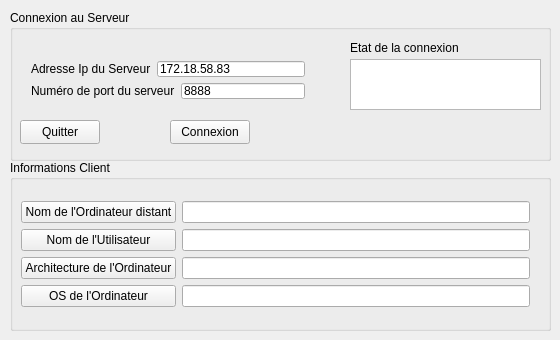
<?xml version="1.0" encoding="UTF-8"?>
<ui version="4.0">
 <class>Client</class>
 <widget class="QWidget" name="Client">
  <property name="geometry">
   <rect>
    <x>0</x>
    <y>0</y>
    <width>560</width>
    <height>340</height>
   </rect>
  </property>
  <property name="windowTitle">
   <string>Client</string>
  </property>
  <widget class="QGroupBox" name="groupBox_ConnexionServeur">
   <property name="geometry">
    <rect>
     <x>10</x>
     <y>10</y>
     <width>541</width>
     <height>151</height>
    </rect>
   </property>
   <property name="title">
    <string>Connexion au Serveur</string>
   </property>
   <widget class="QPushButton" name="pushButton_Connexion">
    <property name="geometry">
     <rect>
      <x>160</x>
      <y>110</y>
      <width>80</width>
      <height>24</height>
     </rect>
    </property>
    <property name="text">
     <string>Connexion</string>
    </property>
   </widget>
   <widget class="QTextEdit" name="textEdit_EtatConnexion">
    <property name="enabled">
     <bool>true</bool>
    </property>
    <property name="geometry">
     <rect>
      <x>340</x>
      <y>49</y>
      <width>191</width>
      <height>51</height>
     </rect>
    </property>
    <property name="font">
     <font>
      <family>URW Bookman L</family>
      <weight>75</weight>
      <bold>true</bold>
     </font>
    </property>
    <property name="mouseTracking">
     <bool>false</bool>
    </property>
    <property name="readOnly">
     <bool>true</bool>
    </property>
   </widget>
   <widget class="QPushButton" name="pushButton_Quitter">
    <property name="geometry">
     <rect>
      <x>10</x>
      <y>110</y>
      <width>80</width>
      <height>24</height>
     </rect>
    </property>
    <property name="text">
     <string>Quitter</string>
    </property>
   </widget>
   <widget class="QLabel" name="label_EtatConnexion">
    <property name="geometry">
     <rect>
      <x>340</x>
      <y>30</y>
      <width>131</width>
      <height>16</height>
     </rect>
    </property>
    <property name="text">
     <string>Etat de la connexion</string>
    </property>
   </widget>
   <widget class="QWidget" name="">
    <property name="geometry">
     <rect>
      <x>10</x>
      <y>40</y>
      <width>296</width>
      <height>60</height>
     </rect>
    </property>
    <layout class="QVBoxLayout" name="verticalLayout">
     <item>
      <layout class="QHBoxLayout" name="horizontalLayout">
       <item>
        <widget class="QLabel" name="label_AdresseIp">
         <property name="text">
          <string>Adresse Ip du Serveur</string>
         </property>
        </widget>
       </item>
       <item>
        <widget class="QLineEdit" name="lineEdit_AdresseIpServeur">
         <property name="text">
          <string>172.18.58.83</string>
         </property>
        </widget>
       </item>
      </layout>
     </item>
     <item>
      <layout class="QHBoxLayout" name="horizontalLayout_2">
       <item>
        <widget class="QLabel" name="label_NumeroPortServeur">
         <property name="text">
          <string>Numéro de port du serveur</string>
         </property>
        </widget>
       </item>
       <item>
        <widget class="QLineEdit" name="lineEdit_NumeroPortServeur">
         <property name="text">
          <string>8888</string>
         </property>
        </widget>
       </item>
      </layout>
     </item>
    </layout>
   </widget>
  </widget>
  <widget class="QGroupBox" name="groupBox_InformationsClient">
   <property name="geometry">
    <rect>
     <x>10</x>
     <y>160</y>
     <width>541</width>
     <height>171</height>
    </rect>
   </property>
   <property name="title">
    <string>Informations Client</string>
   </property>
   <widget class="QWidget" name="">
    <property name="geometry">
     <rect>
      <x>0</x>
      <y>30</y>
      <width>531</width>
      <height>131</height>
     </rect>
    </property>
    <layout class="QHBoxLayout" name="horizontalLayout_7">
     <item>
      <layout class="QVBoxLayout" name="verticalLayout_3">
       <item>
        <widget class="QPushButton" name="pushButton_NomdOrdiDistant">
         <property name="text">
          <string>Nom de l'Ordinateur distant</string>
         </property>
        </widget>
       </item>
       <item>
        <widget class="QPushButton" name="pushButton_NomUtilisateur">
         <property name="text">
          <string>Nom de l'Utilisateur</string>
         </property>
        </widget>
       </item>
       <item>
        <widget class="QPushButton" name="pushButton_ArchitectureOrdi">
         <property name="text">
          <string>Architecture de l'Ordinateur</string>
         </property>
        </widget>
       </item>
       <item>
        <widget class="QPushButton" name="pushButton_OsOrdi">
         <property name="text">
          <string>OS de l'Ordinateur</string>
         </property>
        </widget>
       </item>
      </layout>
     </item>
     <item>
      <layout class="QVBoxLayout" name="verticalLayout_2">
       <item>
        <widget class="QLineEdit" name="lineEdit_NomOrdiDistant"/>
       </item>
       <item>
        <widget class="QLineEdit" name="lineEdit_NonUtilisateur"/>
       </item>
       <item>
        <widget class="QLineEdit" name="lineEdit_ArchitectureORdi"/>
       </item>
       <item>
        <widget class="QLineEdit" name="lineEdit_OsOrdi"/>
       </item>
      </layout>
     </item>
    </layout>
   </widget>
  </widget>
 </widget>
 <layoutdefault spacing="6" margin="11"/>
 <resources/>
 <connections>
  <connection>
   <sender>pushButton_Quitter</sender>
   <signal>clicked()</signal>
   <receiver>Client</receiver>
   <slot>close()</slot>
   <hints>
    <hint type="sourcelabel">
     <x>70</x>
     <y>137</y>
    </hint>
    <hint type="destinationlabel">
     <x>84</x>
     <y>269</y>
    </hint>
   </hints>
  </connection>
 </connections>
</ui>
